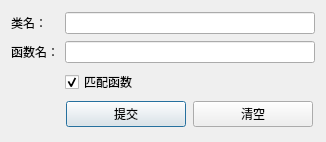
<?xml version="1.0" encoding="UTF-8"?>
<ui version="4.0">
 <class>Dialog</class>
 <widget class="QDialog" name="Dialog">
  <property name="geometry">
   <rect>
    <x>0</x>
    <y>0</y>
    <width>326</width>
    <height>142</height>
   </rect>
  </property>
  <property name="windowTitle">
   <string>匹配java函数</string>
  </property>
  <layout class="QGridLayout" name="gridLayout">
   <item row="2" column="1">
    <widget class="QCheckBox" name="chkHasMethod">
     <property name="text">
      <string>匹配函数</string>
     </property>
     <property name="checked">
      <bool>true</bool>
     </property>
    </widget>
   </item>
   <item row="1" column="1">
    <widget class="QLineEdit" name="txtMethod"/>
   </item>
   <item row="0" column="1">
    <widget class="QLineEdit" name="txtClass"/>
   </item>
   <item row="1" column="0">
    <widget class="QLabel" name="label_2">
     <property name="text">
      <string>函数名：</string>
     </property>
    </widget>
   </item>
   <item row="0" column="0">
    <widget class="QLabel" name="label">
     <property name="text">
      <string>类名：</string>
     </property>
    </widget>
   </item>
   <item row="3" column="1">
    <layout class="QHBoxLayout" name="horizontalLayout">
     <item>
      <widget class="QPushButton" name="btnSubmit">
       <property name="maximumSize">
        <size>
         <width>120</width>
         <height>16777215</height>
        </size>
       </property>
       <property name="text">
        <string>提交</string>
       </property>
      </widget>
     </item>
     <item>
      <widget class="QPushButton" name="btnClear">
       <property name="maximumSize">
        <size>
         <width>120</width>
         <height>16777215</height>
        </size>
       </property>
       <property name="text">
        <string>清空</string>
       </property>
      </widget>
     </item>
    </layout>
   </item>
  </layout>
 </widget>
 <resources/>
 <connections/>
</ui>
